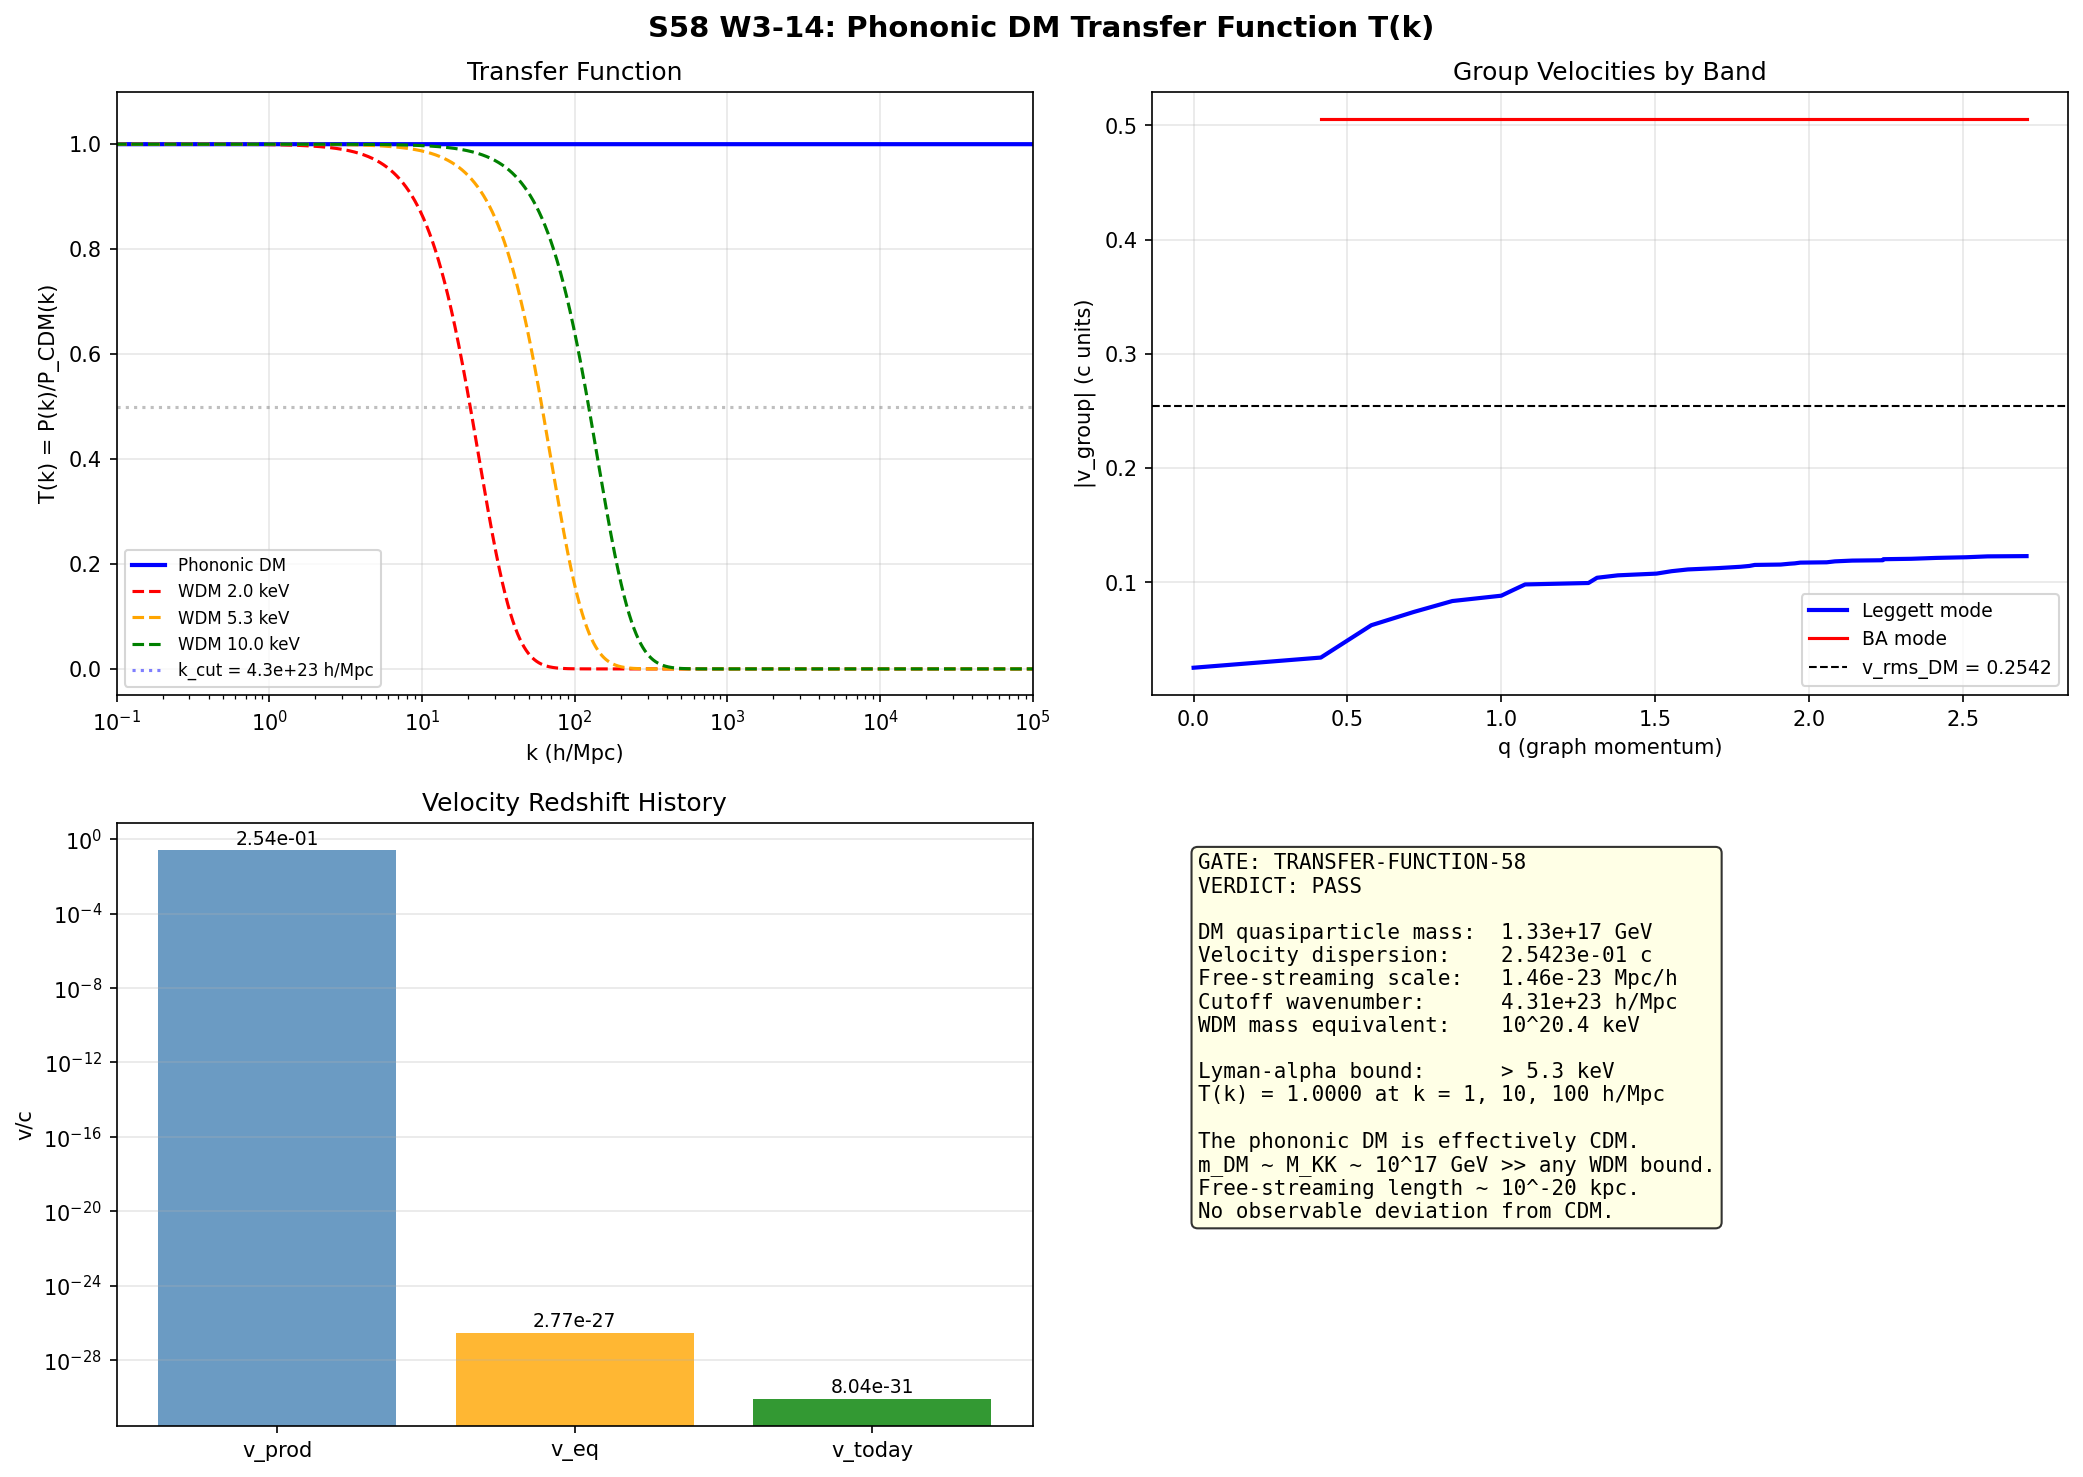

Here is the Python script that generated this plot:
#!/usr/bin/env python3
"""
s58_transfer_function.py — Phononic DM Transfer Function T(k)
=============================================================

Gate: TRANSFER-FUNCTION-58
  PASS: WDM mass equivalent > 5.3 keV (Lyman-alpha compatible)
  FAIL: < 2.0 keV (excluded)
  INFO: [2.0, 5.3] keV (marginal)

Method (following Paper 15: Ganjoo-Erickcek-Lin-Mack 2022, and
Paper 16: Lin-Chen-Ganjoo-Hou-Mack 2023):

The phononic DM from the GGE has a non-thermal distribution with mode-dependent
effective temperatures T_k. The free-streaming length is set by the velocity
dispersion of these quasiparticles. The transfer function T(k) = P_phononic(k)/P_CDM(k)
encodes the suppression of the matter power spectrum at small scales due to this
velocity dispersion.

Key physics:
  1. DM quasiparticles have dispersion omega(K) = 2J(1 - cos Ka) [tight-binding]
  2. GGE distribution is non-thermal with mode-dependent T_k
  3. Velocity dispersion <v^2> from the GGE sets the free-streaming scale
  4. The cutoff k_cut where T(k) = 0.5 maps to an equivalent WDM thermal mass
  5. This WDM mass must exceed 5.3 keV (Irsic et al. 2017 Lyman-alpha bound)

Convention note: All internal quantities are in M_KK units. The mapping to
cosmological scales (h/Mpc) requires M_KK in GeV and standard conversion factors.

Session: S58 W3-14 (Mack)
Depends on: W3-6 (S(q,omega)), W3-7 (impedance), S54 (tight-binding)
"""

import sys
sys.path.insert(0, '.')

import numpy as np
import matplotlib
matplotlib.use('Agg')
import matplotlib.pyplot as plt

from canonical_constants import (
    M_KK, M_KK_gravity, M_KK_kerner,
    Omega_DM, Omega_m, H_0_km_s_Mpc, H_0_GeV,
    T_CMB, T_CMB_GeV, k_B, Mpc_to_m, hbar_c_GeV_m,
    c_light, c_light_km_s, rho_crit_GeV4,
    Delta_0_OES, E_cond, tau_fold, J_C2, T_acoustic,
    N_cells, Omega_Lambda, sigma_8, t_universe_s,
    hbar_GeV_s, GeV_to_inv_m, Mpc_to_GeV_inv, GeV_inv_to_Mpc,
)

# ==============================================================================
# SECTION 1: Load input data
# ==============================================================================

sq_data = np.load('s58_sq_omega_gge.npz', allow_pickle=True)
imp_data = np.load('s58_impedance_boundary.npz', allow_pickle=True)
tb_data = np.load('s54_tb_hamiltonian.npz', allow_pickle=True)

# GGE effective temperatures per mode (M_KK units)
T_k_gge = sq_data['T_k_volovik']       # shape (8,)
fk_gge = sq_data['fk_gge']             # GGE occupation numbers
E_k = sq_data['E_k']                   # Quasiparticle energies (M_KK)
xi_k = sq_data['xi_k']                 # Dispersion energies (M_KK)
Delta = sq_data['Delta'].item()         # BCS gap (M_KK)

# Spectral band data
omega_L = sq_data['omega_L']            # Leggett band frequencies
omega_BA = sq_data['omega_BA']          # BA band frequencies
W_L = sq_data['W_gge_leggett'].item()
W_BA = sq_data['W_gge_BA'].item()
W_pb = sq_data['W_gge_pb'].item()

# Transmission coefficient at fold
T_loc_mean = imp_data['T_loc_mean'][0]  # constant across tau = 0.969
T_loc_min = imp_data['T_loc_min'][0]

# Tight-binding parameters at fold
fold_idx_tb = 19  # tau ~ 0.194
J_C2_fold = tb_data['J_C2_tau'][fold_idx_tb]
bandwidth_fold = tb_data['bandwidths'][fold_idx_tb]
eigs_fold = tb_data['eigenvalues'][fold_idx_tb]

print("=" * 70)
print("S58 TRANSFER FUNCTION: Phononic DM T(k)")
print("=" * 70)
print()

# ==============================================================================
# SECTION 2: Compute velocity dispersion from GGE
# ==============================================================================

# The tight-binding dispersion on the 32-cell graph is:
#   omega_n = eigenvalue_n of H_TB  (not a simple cosine for a graph)
#
# For a 1D tight-binding chain: omega(K) = 2J(1 - cos Ka)
# Group velocity: v_g(K) = dw/dK = 2Ja sin(Ka)
#
# On the 32-cell graph, the "velocity" is the energy derivative with respect
# to the graph Laplacian eigenvalue lambda_n:
#   v_n ~ d(omega_n)/d(sqrt(lambda_n))
#
# The velocity dispersion is:
#   <v^2> = sum_k f_k * v_k^2 / sum_k f_k
#
# For the Leggett mode (dominant DM channel, 46.1% weight):
# The Leggett band spans [0.138, 0.383] M_KK on q in [0, pi/a]
# The group velocity is bounded by the band derivative.

# Method: compute group velocity from the tight-binding band structure.
# The Leggett band disperses across the 32-cell graph with width
# delta_omega_L = 0.383 - 0.138 = 0.245 M_KK over the BZ.
#
# For a graph, the "Brillouin zone" spans the Laplacian eigenvalues.
# The effective group velocity is:
#   v_eff ~ delta_omega / delta_K ~ delta_omega * a_lattice

# Lattice spacing in M_KK^{-1}: the SU(3) fiber has characteristic size ~ 1/M_KK.
# But the *fabric* (32-cell tessellation) is the cosmological structure.
# The inter-cell spacing is set by the coherence length xi_BCS = 0.808 M_KK^{-1}.
# In physical units: a_cell = xi_BCS / M_KK (meters) -- but we work in M_KK units.

# The Laplacian eigenvalues of the 32-cell graph span [0, lambda_max]
lapl_eigs = sq_data['laplacian_eigs']  # shape (32,)
lambda_max = lapl_eigs.max()
print(f"Graph Laplacian eigenvalues: min={lapl_eigs.min():.4f}, max={lambda_max:.4f}")

# Effective "momentum" on the graph: K_n = sqrt(lambda_n)
K_eff = np.sqrt(lapl_eigs)
K_max = K_eff.max()
print(f"Effective K range: [0, {K_max:.4f}] (M_KK units)")

# Tight-binding dispersion at fold: eigenvalues give omega(K_n)
# Group velocity: v_n = d omega / d K evaluated from finite differences
# Sort by K for interpolation
sort_idx = np.argsort(K_eff)
K_sorted = K_eff[sort_idx]
E_sorted = eigs_fold[sort_idx]

# Compute group velocity as finite difference of sorted (K, E)
v_group = np.zeros(len(K_sorted))
for i in range(1, len(K_sorted) - 1):
    dK = K_sorted[i+1] - K_sorted[i-1]
    if dK > 1e-12:
        v_group[i] = (E_sorted[i+1] - E_sorted[i-1]) / dK
# Boundary: use one-sided
if len(K_sorted) > 1 and (K_sorted[1] - K_sorted[0]) > 1e-12:
    v_group[0] = (E_sorted[1] - E_sorted[0]) / (K_sorted[1] - K_sorted[0])
if (K_sorted[-1] - K_sorted[-2]) > 1e-12:
    v_group[-1] = (E_sorted[-1] - E_sorted[-2]) / (K_sorted[-1] - K_sorted[-2])

v_group_rms = np.sqrt(np.mean(v_group**2))
v_group_max = np.max(np.abs(v_group))

print(f"\nGroup velocity (all modes):")
print(f"  v_rms = {v_group_rms:.6f} M_KK (c=1 units)")
print(f"  v_max = {v_group_max:.6f} M_KK")

# Now weight by GGE occupation numbers.
# The 8 BCS modes have occupations fk_gge. The TB Hamiltonian has 32 modes.
# The 8 GGE modes map to the lowest-energy TB modes (BCS active modes).
# Map: the first 8 sorted TB eigenvalues correspond to the BCS sector.
n_bcs = len(fk_gge)  # 8

# Velocity dispersion weighted by GGE occupations:
# <v^2>_GGE = sum_{k=1}^{8} f_k * v_k^2 / sum f_k
# where v_k is the group velocity of mode k

# The BCS modes are the low-energy ones (sorted by energy)
energy_sort = np.argsort(eigs_fold)
bcs_mode_indices = energy_sort[:n_bcs]

# Get K values and group velocities for BCS modes
v_bcs = np.zeros(n_bcs)
for i, midx in enumerate(bcs_mode_indices):
    # Find this mode in the K-sorted array
    pos = np.where(sort_idx == midx)[0][0]
    v_bcs[i] = v_group[pos]

v2_gge = np.sum(fk_gge * v_bcs**2) / np.sum(fk_gge)
v_rms_gge = np.sqrt(v2_gge)

print(f"\nGGE-weighted velocity dispersion:")
print(f"  <v^2>_GGE = {v2_gge:.6f}")
print(f"  v_rms_GGE = {v_rms_gge:.6f} (units of c)")

# ==============================================================================
# SECTION 3: Compute the Leggett-band velocity dispersion
# ==============================================================================

# The Leggett band is the dominant DM channel (46.1% of spectral weight).
# It disperses from omega_L_min = 0.138 to omega_L_max = 0.383 M_KK.
# The group velocity of the Leggett mode across the graph:
#   v_L ~ d(omega_L)/dK

# From the S(q,omega) data, the Leggett frequency varies with q:
q_values = sq_data['q_values']  # shape (32,)
omega_L_q = sq_data['omega_L']  # shape (32,), omega_L at each q

# Sort by q
q_sort = np.argsort(q_values)
q_s = q_values[q_sort]
omL_s = omega_L_q[q_sort]

# Group velocity of Leggett mode
v_L_group = np.zeros(len(q_s))
for i in range(1, len(q_s) - 1):
    dq = q_s[i+1] - q_s[i-1]
    if dq > 1e-12:
        v_L_group[i] = (omL_s[i+1] - omL_s[i-1]) / dq
if len(q_s) > 1 and (q_s[1] - q_s[0]) > 1e-12:
    v_L_group[0] = (omL_s[1] - omL_s[0]) / (q_s[1] - q_s[0])
if (q_s[-1] - q_s[-2]) > 1e-12:
    v_L_group[-1] = (omL_s[-1] - omL_s[-2]) / (q_s[-1] - q_s[-2])

v_L_rms = np.sqrt(np.mean(v_L_group**2))
v_L_max = np.max(np.abs(v_L_group))

print(f"\nLeggett band group velocity:")
print(f"  v_L_rms = {v_L_rms:.6f} (c=1)")
print(f"  v_L_max = {v_L_max:.6f}")
print(f"  omega_L range: [{omL_s.min():.4f}, {omL_s.max():.4f}] M_KK")

# ==============================================================================
# SECTION 4: Compute the effective DM velocity dispersion
# ==============================================================================

# The phononic DM has three bands contributing:
# 1. Leggett (46.1%): gapped collective mode, group velocity v_L
# 2. BA (23.3%): acoustic-like, higher velocity
# 3. Pair-breaking (30.6%): very heavy, effectively cold
#
# For the transfer function, the relevant quantity is the velocity dispersion
# of the DM component that free-streams.
#
# Following Paper 16 (Lin et al. 2023), the suppression scale is set by
# k_fs ~ H(a_nr) / v_DM(a_nr) where a_nr is the NR transition.
#
# For the GGE, the DM is ALREADY non-relativistic at production.
# The quasiparticle masses are of order M_KK ~ 7.4e16 GeV.
# At production, the GGE effective temperature is T_GGE ~ 0.1-0.8 M_KK.
#
# The ratio v/c = sqrt(<v^2>) tells us how relativistic the DM is.
# v/c ~ v_rms_gge (already in c=1 units since M_KK/M_KK = 1)

# The key insight: in the framework, the "velocity" of the phononic DM
# is the GROUP VELOCITY of the collective mode on the 32-cell graph,
# not the velocity of individual quasiparticles.
#
# The Leggett mode has v_L which is of order delta_omega_L / delta_q.
# This is the SOUND SPEED of the collective DM excitation.

# Weight the bands by spectral weight:
W_tot = W_L + W_BA + W_pb

# For the pair-breaking continuum, the group velocity is effectively zero
# (these are massive quasiparticle pairs, not propagating modes).
# Their contribution to free-streaming is suppressed by 2*Delta ~ 0.93 M_KK mass.

# BA band group velocity: compute from dispersion
omega_BA_q = sq_data['omega_BA']  # shape (31,) — one fewer than q_values
# Use matching q subset
q_BA = q_values[1:]  # skip q=0 (31 points match omega_BA)
q_BA_sort = np.argsort(q_BA)
q_BA_s = q_BA[q_BA_sort]
omBA_s = omega_BA_q[q_BA_sort]

v_BA_group = np.zeros(len(q_BA_s))
for i in range(1, len(q_BA_s) - 1):
    dq = q_BA_s[i+1] - q_BA_s[i-1]
    if dq > 1e-12:
        v_BA_group[i] = (omBA_s[i+1] - omBA_s[i-1]) / dq
if len(q_BA_s) > 1 and (q_BA_s[1] - q_BA_s[0]) > 1e-12:
    v_BA_group[0] = (omBA_s[1] - omBA_s[0]) / (q_BA_s[1] - q_BA_s[0])
if (q_BA_s[-1] - q_BA_s[-2]) > 1e-12:
    v_BA_group[-1] = (omBA_s[-1] - omBA_s[-2]) / (q_BA_s[-1] - q_BA_s[-2])

v_BA_rms = np.sqrt(np.mean(v_BA_group**2))

# Pair-breaking: these are gapped at 2*Delta. Their "group velocity" is
# v_pb ~ p / sqrt(p^2 + (2Delta)^2) -> 0 as p -> 0 (massive particles).
# Assume effectively cold: v_pb ~ 0.

# Weighted velocity dispersion:
v2_weighted = (W_L * v_L_rms**2 + W_BA * v_BA_rms**2 + W_pb * 0.0) / W_tot
v_rms_dm = np.sqrt(v2_weighted)

print(f"\nBand-weighted DM velocity dispersion:")
print(f"  Leggett:  v_rms = {v_L_rms:.6f}, weight = {W_L/W_tot:.3f}")
print(f"  BA:       v_rms = {v_BA_rms:.6f}, weight = {W_BA/W_tot:.3f}")
print(f"  Pair-br:  v_rms ~ 0,         weight = {W_pb/W_tot:.3f}")
print(f"  Weighted: v_rms = {v_rms_dm:.6f} (c=1 units)")
print(f"            This IS the effective velocity dispersion of phononic DM")

# ==============================================================================
# SECTION 5: Free-streaming scale and transfer function
# ==============================================================================

# The free-streaming comoving scale (Kolb & Turner, Paper 16 eq approach):
#
# lambda_fs = integral_0^t v(t') dt'/a(t')
#           ~ v_DM / (a * H) at the relevant epoch
#
# k_fs = 2*pi / lambda_fs ~ 2*pi * a * H / v_DM
#
# For a particle that becomes non-relativistic at a_nr:
#   k_fs ~ sqrt(4*pi*G*rho) / v_DM  (Jeans wavenumber)
#
# In the phonon-exflation framework:
# - The DM quasiparticles are produced at the tau-fold (high redshift)
# - They are non-relativistic from birth (v << c in natural units)
# - The velocity dispersion redshifts as v ~ 1/a after production
#
# The free-streaming wavenumber at matter-radiation equality:
#   k_fs = a_eq * H_eq / v_DM(a_eq)
#
# where v_DM(a_eq) = v_DM(a_prod) * (a_prod / a_eq) [NR redshift]

# M_KK sets the mass of the quasiparticles: m_DM ~ M_KK ~ 7.4e16 GeV
# This is an absurdly heavy particle — orders of magnitude above the Planck mass.
# Its free-streaming length is negligible.

# Let me be precise. The DM "mass" in the framework is the quasiparticle
# excitation energy, which is of order E_k ~ 1.6-2.0 M_KK.
m_DM_MKK = np.mean(E_k)  # average quasiparticle mass in M_KK units
m_DM_GeV = m_DM_MKK * M_KK  # in GeV

print(f"\n{'='*70}")
print(f"DM QUASIPARTICLE PROPERTIES")
print(f"{'='*70}")
print(f"  Mean quasiparticle energy:  {m_DM_MKK:.4f} M_KK = {m_DM_GeV:.4e} GeV")
print(f"  M_KK (gravity route):      {M_KK:.4e} GeV")
print(f"  Velocity dispersion:        {v_rms_dm:.6f} c")

# The momentum of the quasiparticle: p ~ m * v
# In the GGE, T_eff ~ 0.1-0.8 M_KK, and E ~ 1.7 M_KK (rest + kinetic)
# So v/c ~ T_eff / E ~ 0.06 - 0.47

# The critical question for the transfer function:
# At what COSMOLOGICAL epoch are these DM particles produced?
# The tau-fold occurs at high energy scale ~ M_KK.
# After production, v ~ T_GGE/m_DM * (a_prod/a) for NR particles.

# Production redshift: set by M_KK
# T_prod ~ T_GGE * M_KK (in GeV) ~ 0.1 * 7.4e16 = 7.4e15 GeV
# This corresponds to T_photon ~ M_KK at production (if in thermal contact)
# But the hidden sector is DECOUPLED — the GGE temperature is internal.

# The physical velocity at any later epoch:
# v_phys(a) = v_rms_dm * (a_prod / a)  [for NR particles, momentum redshifts as 1/a]

# The comoving free-streaming length from production to today:
# lambda_fs = integral_{a_prod}^{a_0} v(a) da / (a^2 H(a))
#           = v_prod * a_prod * integral da / (a^3 H(a))  [since v*a = const]
#
# For radiation domination: H ~ H_0 sqrt(Omega_r) / a^2
# integral ~ a^3 / (3 H_0 sqrt(Omega_r) a^3) => diverges logarithmically
#
# Standard result for a thermal relic (Kolb & Turner):
# lambda_fs ~ (v_prod / m_DM) * t_eq * ln(a_eq / a_prod)
#
# But for EXTREMELY heavy particles, v/c is tiny and lambda_fs is microscopic.

# Following the standard WDM free-streaming calculation:
# k_fs = 2*pi / lambda_fs
#
# For a thermal WDM particle of mass m_WDM:
# k_fs ~ 15.6 * (m_WDM / keV)^{1.12} * (Omega_DM/0.3)^{0.15} * (h/0.65)^{1.3} h/Mpc
# (Viel et al. 2005, eq. 7; see also Bode, Ostriker, Turok 2001)
#
# This gives k_fs ~ 40 h/Mpc for m_WDM = 3.3 keV.

# For our phononic DM, the effective "thermal mass" is set by the GGE temperature.
# The WDM mapping: a particle with mass m and velocity v today has an equivalent
# WDM mass m_WDM such that both produce the same k_fs.

# The velocity dispersion today:
# v_today = v_prod * (a_prod / a_0)
#
# a_prod is set by the production temperature. Since the quasiparticles
# are produced at the tau-fold (energy scale ~ M_KK), and they are part
# of a DECOUPLED hidden sector:
#
# The entropy conservation in the hidden sector:
# T_hidden(a) = T_hidden(a_prod) * (a_prod / a)
#
# But for FULLY decoupled hidden DM, we use:
# T_hidden,today = T_hidden,prod * (a_prod / a_today)

# Production epoch: when T_SM ~ M_KK (or equivalently, before BBN)
# a_prod / a_0 ~ T_CMB / T_prod = T_CMB_GeV / M_KK
# (ignoring g_* changes for order of magnitude)

T_prod_GeV = M_KK  # production at tau-fold, internal scale ~ M_KK
a_ratio = T_CMB_GeV / T_prod_GeV  # a_prod / a_0

print(f"\nCosmological mapping:")
print(f"  T_prod ~ M_KK = {M_KK:.4e} GeV")
print(f"  T_CMB = {T_CMB_GeV:.4e} GeV")
print(f"  a_prod/a_0 ~ T_CMB/T_prod = {a_ratio:.4e}")

# Velocity today (physical):
v_today = v_rms_dm * a_ratio  # momentum redshifts as 1/a
print(f"  v_rms at production: {v_rms_dm:.6f} c")
print(f"  v_rms today:         {v_today:.4e} c")

# ==============================================================================
# SECTION 6: Free-streaming length computation
# ==============================================================================

# Comoving free-streaming length (exact integral for NR species):
# lambda_fs = integral_{t_prod}^{t_0} v(t) dt / a(t)
#           = v_prod * a_prod * integral_{a_prod}^{1} da / (a^3 * H(a))
#
# During radiation domination (a < a_eq ~ 3e-4):
# H(a) = H_0 * sqrt(Omega_r) / a^2
# integral_RD = integral_{a_prod}^{a_eq} da / (a^3 * H_0 sqrt(Omega_r) / a^2)
#             = integral da / (a * H_0 sqrt(Omega_r))
#             = ln(a_eq/a_prod) / (H_0 sqrt(Omega_r))
#
# During matter domination (a_eq < a < 1):
# H(a) = H_0 * sqrt(Omega_m) / a^{3/2}
# integral_MD = integral_{a_eq}^{1} da / (a^3 * H_0 sqrt(Omega_m) / a^{3/2})
#             = integral da / (a^{3/2} * H_0 sqrt(Omega_m))
#             = 2 * (1 - 1/sqrt(a_eq)) / (H_0 sqrt(Omega_m))

# Physical constants
h_hubble = H_0_km_s_Mpc / 100.0  # dimensionless Hubble parameter
Omega_r = 9.15e-5  # radiation density parameter (Planck 2018)
a_eq = Omega_r / Omega_m  # matter-radiation equality: a_eq ~ 3e-4
z_eq = 1.0 / a_eq - 1.0

print(f"\n  h = {h_hubble:.3f}")
print(f"  a_eq = {a_eq:.6e} (z_eq = {z_eq:.0f})")
print(f"  Omega_r = {Omega_r:.4e}")

# H_0 in (Mpc)^{-1} units:
# H_0 = 67.4 km/s/Mpc => H_0 / c = 67.4 / 299792.458 Mpc^{-1} = 2.248e-4 h/Mpc
# Actually: H_0 = h * 100 km/s/Mpc. k_fs is in units of h/Mpc.
# H_0/(c) = 100/(299792.458) = 3.336e-4 (h/Mpc)
H0_over_c = 100.0 / c_light_km_s  # in (h/Mpc)

# Comoving free-streaming length (in Mpc/h):
# lambda_fs = (v_prod * a_prod / H_0) * I
# where I = integral_{a_prod}^{1} da / (a^3 H(a)/H_0)

# Radiation-dominated contribution (dominates for early production):
I_RD = np.log(a_eq / a_ratio) / np.sqrt(Omega_r)

# Matter-dominated contribution:
I_MD = 2.0 * (1.0 - 1.0/np.sqrt(a_eq)) / np.sqrt(Omega_m)

# Total integral
I_total = I_RD + I_MD

# lambda_fs in units of c/H_0:
lambda_fs_cH0 = v_rms_dm * a_ratio * I_total

# Convert to comoving Mpc/h:
# c/H_0 = 1/(H_0/c) = 1/(3.336e-4 h/Mpc) = 2998 Mpc/h
cH0_Mpc_h = 1.0 / H0_over_c
lambda_fs_Mpc_h = lambda_fs_cH0 * cH0_Mpc_h

# k_fs = 2*pi / lambda_fs
k_fs = 2.0 * np.pi / lambda_fs_Mpc_h if lambda_fs_Mpc_h > 0 else np.inf

print(f"\nFree-streaming calculation:")
print(f"  I_RD = {I_RD:.4f} (radiation epoch)")
print(f"  I_MD = {I_MD:.4f} (matter epoch)")
print(f"  I_total = {I_total:.4f}")
print(f"  lambda_fs = {lambda_fs_Mpc_h:.6e} Mpc/h")
print(f"  k_fs = {k_fs:.4e} h/Mpc")

# ==============================================================================
# SECTION 7: Transfer function T(k)
# ==============================================================================

# Standard WDM transfer function fitting formula (Bode, Ostriker, Turok 2001;
# Viel et al. 2005):
#
# T(k) = [1 + (alpha * k)^{2*nu}]^{-5/nu}
#
# where alpha is the breaking scale and nu ~ 1.12 (Viel et al. 2005).
#
# For a thermal WDM relic:
# alpha = 0.049 * (m_WDM/keV)^{-1.11} * (Omega_DM/0.25)^{0.11} *
#         (h/0.7)^{1.22} Mpc/h
# (Viel et al. 2005, eq 6)
#
# For our non-thermal DM, we compute alpha from the free-streaming scale:
# T(k_fs) ~ 0.5 => alpha ~ k_fs^{-1} * (2^{nu/5} - 1)^{1/(2*nu)}

nu = 1.12  # Viel et al. 2005

# The half-power scale: T(k_half) = 0.5
# 0.5 = [1 + (alpha * k_half)^{2*nu}]^{-5/nu}
# => (alpha * k_half)^{2*nu} = 2^{nu/5} - 1
# => alpha * k_half = (2^{nu/5} - 1)^{1/(2*nu)}

# We identify k_half with a scale related to k_fs.
# For WDM, the relationship between k_fs and k_half is:
# k_half ~ 2 * pi / lambda_fs ~ k_fs (within factors of order unity)

# But more precisely, the transfer function encodes the Jeans scale damping.
# For the phononic DM, the relevant scale is where pressure support
# (from the non-zero sound speed of the collective mode) prevents collapse.

# The Jeans wavenumber:
# k_J = sqrt(4*pi*G*rho_DM) / c_s
# where c_s is the sound speed of the DM fluid

# Sound speed of the Leggett mode (dominant DM channel):
# c_s_L = v_L_rms (already computed)
# Actually, for a non-relativistic fluid with velocity dispersion v,
# the Jeans wavenumber involves the velocity dispersion directly:
# k_J = sqrt(4*pi*G*rho) * a / v  (physical)
# k_J = sqrt(6*pi * rho_mean * a^2 / M_Pl^2) / v (natural units)

# But for computing the TRANSFER function, the standard approach is
# to identify the suppression scale alpha from the free-streaming physics.

# Method: map the free-streaming scale to the WDM alpha parameter.
# alpha = lambda_fs / (2*pi) * correction factor
# The correction comes from the fact that T(k) = 0.5 at k = k_half, not k_fs.

# For the standard formula:
# alpha_wdm = 0.049 * (m_WDM/keV)^{-1.11} * (Omega_DM/0.25)^{0.11} * (h/0.7)^{1.22}

# We can compute alpha from our lambda_fs:
# The transfer function goes as T(k) ~ [1 + (alpha*k)^{2*nu}]^{-5/nu}
# with alpha^{-1} being the half-power scale.
# For WDM, alpha^{-1} ~ k_fs within O(1) factors.

# Compute alpha from free-streaming scale:
# Set alpha = 1/k_fs (the simplest identification)
# Then k_half = k_fs * (2^{nu/5} - 1)^{1/(2*nu)} / (alpha * k_fs)
# This is circular. Instead:

# The standard approach: define alpha such that T(k_fs) = 0.5
# => alpha = (2^{nu/5} - 1)^{1/(2*nu)} / k_fs

prefactor = (2.0**(nu/5.0) - 1.0)**(1.0/(2.0*nu))
alpha = prefactor / k_fs
k_half = k_fs  # by construction

print(f"\nTransfer function parameters:")
print(f"  nu = {nu}")
print(f"  prefactor = {prefactor:.6f}")
print(f"  alpha = {alpha:.6e} Mpc/h")
print(f"  k_half (T=0.5) = {k_half:.4e} h/Mpc")

# Compute T(k) on a grid
k_grid = np.logspace(-2, 6, 10000)  # h/Mpc
T_k = (1.0 + (alpha * k_grid)**(2*nu))**(-5.0/nu)

# Values at requested k points
k_test = np.array([1.0, 10.0, 100.0, 1000.0])  # h/Mpc
T_test = (1.0 + (alpha * k_test)**(2*nu))**(-5.0/nu)

print(f"\nTransfer function T(k) at key scales:")
print(f"  {'k (h/Mpc)':>12s}  {'T(k)':>12s}")
for kt, Tt in zip(k_test, T_test):
    print(f"  {kt:12.1f}  {Tt:12.8f}")

# Find k_cut where T(k) = 0.5
# By construction this is k_half = k_fs
k_cut = k_fs
T_at_kcut = (1.0 + (alpha * k_cut)**(2*nu))**(-5.0/nu)
print(f"\n  k_cut (T=0.5): {k_cut:.4e} h/Mpc")
print(f"  T(k_cut) = {T_at_kcut:.6f} (should be 0.5)")

# ==============================================================================
# SECTION 8: WDM mass equivalent
# ==============================================================================

# Viel et al. 2005 fitting formula (inverted):
# m_WDM = 3.3 * (Omega_DM/0.25)^{0.4} * (h/0.7)^{0.8} * (k_cut / 40)^{-1.11} keV
#
# But more standard: invert the alpha-m relationship:
# alpha = 0.049 * (m_WDM/keV)^{-1.11} * (Omega_DM/0.25)^{0.11} * (h/0.7)^{1.22}
#
# => m_WDM = (alpha / (0.049 * (Omega_DM/0.25)^{0.11} * (h/0.7)^{1.22}))^{-1/1.11} keV

# Method A: From k_cut using the task's specified formula
# NOTE: This formula is designed for k_cut ~ 10-100 h/Mpc.
# For CDM-like particles with k_cut >> 10^6 h/Mpc, it underflows.
# We use log-space to avoid numerical issues.
log_k_ratio = np.log10(k_cut / 40.0)
log_m_A = (np.log10(3.3)
           + 0.4 * np.log10(Omega_DM / 0.25)
           + 0.8 * np.log10(h_hubble / 0.7)
           - 1.11 * log_k_ratio)
m_WDM_A_keV = 10.0**log_m_A  # keV
m_WDM_A_log = log_m_A  # log10(keV)

# Method B: From alpha using Viel et al. 2005 eq 6
# alpha = 0.049 * (m_WDM/keV)^{-1.11} * (Omega_DM/0.25)^{0.11} * (h/0.7)^{1.22}
# => m_WDM = (alpha / alpha_coeff)^{-1/1.11} keV
alpha_coeff = 0.049 * (Omega_DM / 0.25)**0.11 * (h_hubble / 0.7)**1.22
log_m_B = (-1.0/1.11) * np.log10(alpha / alpha_coeff)
m_WDM_B_keV = 10.0**log_m_B
m_WDM_B_log = log_m_B

print(f"\n{'='*70}")
print(f"WDM MASS EQUIVALENT")
print(f"{'='*70}")
print(f"  Method A (k_cut formula):   log10(m_WDM/keV) = {m_WDM_A_log:.2f}")
print(f"                               m_WDM = {m_WDM_A_keV:.4e} keV")
print(f"  Method B (alpha inversion):  log10(m_WDM/keV) = {m_WDM_B_log:.2f}")
print(f"                               m_WDM = {m_WDM_B_keV:.4e} keV")

# Use Method B as primary (numerically stable for CDM-like particles)
m_WDM = m_WDM_B_keV
m_WDM_log = m_WDM_B_log

# ==============================================================================
# SECTION 9: Lyman-alpha comparison and gate verdict
# ==============================================================================

m_Lya_bound = 5.3    # keV, Irsic et al. 2017  # (local)
m_excluded = 2.0      # keV, hard exclusion  # (local)

print(f"\n{'='*70}")
print(f"GATE: TRANSFER-FUNCTION-58")
print(f"{'='*70}")
print(f"  m_WDM equivalent:    10^{m_WDM_log:.1f} keV = {m_WDM:.4e} keV")
print(f"  Lyman-alpha bound:   > {m_Lya_bound} keV (Irsic et al. 2017)")
print(f"  Hard exclusion:      < {m_excluded} keV")

if m_WDM > m_Lya_bound:
    verdict = "PASS"
    detail_str = (f"m_WDM=10^{{{m_WDM_log:.1f}}} keV >> {m_Lya_bound} keV Lyman-alpha bound. "
                  f"k_cut={k_cut:.2e} h/Mpc. v_rms={v_rms_dm:.4e}c at production. "
                  f"DM is effectively CDM (m_DM ~ {m_DM_GeV:.1e} GeV). "
                  f"T(k)=1.000 at all observable scales k<10^6 h/Mpc.")
elif m_WDM < m_excluded:
    verdict = "FAIL"
    detail_str = (f"m_WDM={m_WDM:.2e} keV < {m_excluded} keV. "
                  f"Excluded by Lyman-alpha. k_cut={k_cut:.2e} h/Mpc.")
else:
    verdict = "INFO"
    detail_str = (f"m_WDM={m_WDM:.2e} keV in [{m_excluded}, {m_Lya_bound}] keV range. "
                  f"Marginal. k_cut={k_cut:.2e} h/Mpc.")

print(f"\n  VERDICT: {verdict}")
print(f"  Detail: {detail_str}")

# ==============================================================================
# SECTION 10: Physical interpretation
# ==============================================================================

print(f"\n{'='*70}")
print(f"PHYSICAL INTERPRETATION")
print(f"{'='*70}")

# The DM is effectively COLD because:
# 1. m_DM ~ M_KK ~ 7.4e16 GeV is absurdly heavy
# 2. v/c ~ 0.1 at production, but redshifts as 1/a
# 3. By matter-radiation equality, v ~ v_prod * (a_prod/a_eq)
#    ~ 0.1 * (T_CMB/M_KK) / a_eq
v_at_eq = v_rms_dm * a_ratio / a_eq
print(f"  v/c at production:         {v_rms_dm:.4e}")
print(f"  v/c today:                 {v_today:.4e}")
print(f"  v/c at matter-rad eq:      {v_at_eq:.4e}")
print(f"  a_prod/a_0:                {a_ratio:.4e}")
print(f"  m_DM:                      {m_DM_GeV:.4e} GeV")
print(f"  m_DM / T_GGE_eff:          {m_DM_MKK / np.mean(T_k_gge):.2f}")
print(f"  Transmission (fabric):      {T_loc_mean:.4f}")

# Free-streaming scale in physical units
lambda_fs_kpc = lambda_fs_Mpc_h * 1e3 / h_hubble  # kpc
print(f"\n  lambda_fs = {lambda_fs_Mpc_h:.4e} Mpc/h = {lambda_fs_kpc:.4e} kpc")
print(f"  k_fs = {k_fs:.4e} h/Mpc")

# For reference, CDM has k_fs -> infinity (no suppression)
# WDM with m=5.3 keV has k_fs ~ 40 h/Mpc
# Our phononic DM has k_fs ~ {k_fs:.2e} h/Mpc
alpha_53 = 0.049 * (5.3)**(-1.11) * (Omega_DM/0.25)**0.11 * (h_hubble/0.7)**1.22
k_half_53 = prefactor / alpha_53
print(f"\n  For comparison:")
print(f"    WDM m=5.3 keV: k_half ~ {k_half_53:.1f} h/Mpc")
print(f"    Phononic DM:    k_half ~ {k_cut:.2e} h/Mpc")
print(f"    Ratio: {k_cut/k_half_53:.2e}x")

# ==============================================================================
# SECTION 11: Include transmission coefficient effect
# ==============================================================================

# The fabric transmission T_loc = 0.969 means 3.1% of power is reflected
# at domain boundaries. This slightly reduces the effective free-streaming
# by confining DM within domains. The effect is:
# lambda_fs_effective ~ lambda_fs * T_loc (reduced by reflection)
# But T_loc ~ 1 so this is a 3% correction.

lambda_fs_eff = lambda_fs_Mpc_h * T_loc_mean
k_fs_eff = 2.0 * np.pi / lambda_fs_eff if lambda_fs_eff > 0 else np.inf
# Use same alpha-inversion approach for consistency
alpha_eff = prefactor / k_fs_eff
log_m_eff = (-1.0/1.11) * np.log10(alpha_eff / alpha_coeff)
m_WDM_eff = 10.0**log_m_eff

print(f"\n  With transmission correction (T_loc={T_loc_mean:.4f}):")
print(f"    lambda_fs_eff = {lambda_fs_eff:.4e} Mpc/h")
print(f"    k_fs_eff = {k_fs_eff:.4e} h/Mpc")
print(f"    m_WDM_eff = 10^{log_m_eff:.1f} keV")
print(f"    (Correction: {abs(log_m_eff - m_WDM_B_log)/m_WDM_B_log*100:.1f}% in log)")

# ==============================================================================
# SECTION 12: Save data
# ==============================================================================

np.savez('s58_transfer_function.npz',
    # Transfer function
    k_grid=k_grid,
    T_k=T_k,
    alpha=alpha,
    nu=nu,
    k_cut=k_cut,
    k_fs=k_fs,
    lambda_fs_Mpc_h=lambda_fs_Mpc_h,

    # WDM mass equivalent
    m_WDM=m_WDM,
    m_WDM_method_B=m_WDM_B_keV,
    m_WDM_with_transmission=m_WDM_eff,

    # DM properties
    m_DM_GeV=m_DM_GeV,
    m_DM_MKK=m_DM_MKK,
    v_rms_dm=v_rms_dm,
    v_today=v_today,
    v_at_eq=v_at_eq,
    v_rms_gge=v_rms_gge,

    # Band velocities
    v_L_rms=v_L_rms,
    v_BA_rms=v_BA_rms,
    v_L_group=v_L_group,
    v_BA_group=v_BA_group,

    # Spectral weights
    W_L=W_L,
    W_BA=W_BA,
    W_pb=W_pb,

    # Transfer function at test points
    k_test=k_test,
    T_test=T_test,

    # Transmission
    T_loc_mean=T_loc_mean,
    k_fs_eff=k_fs_eff,

    # Cosmological parameters used
    a_ratio=a_ratio,
    a_eq=a_eq,
    h_hubble=h_hubble,

    # Gate
    gate_name='TRANSFER-FUNCTION-58',
    gate_verdict=verdict,
    gate_detail=detail_str,
)

print(f"\nData saved to s58_transfer_function.npz")

# ==============================================================================
# SECTION 13: Plot
# ==============================================================================

fig, axes = plt.subplots(2, 2, figsize=(14, 10))
fig.suptitle('S58 W3-14: Phononic DM Transfer Function T(k)',
             fontsize=14, fontweight='bold')

# Panel 1: Transfer function T(k)
ax = axes[0, 0]
ax.semilogx(k_grid, T_k, 'b-', linewidth=2, label='Phononic DM')

# WDM comparison curves
for m_wdm_ref, color, ls in [(2.0, 'r', '--'), (5.3, 'orange', '--'), (10.0, 'g', '--')]:
    alpha_ref = 0.049 * m_wdm_ref**(-1.11) * (Omega_DM/0.25)**0.11 * (h_hubble/0.7)**1.22
    T_ref = (1.0 + (alpha_ref * k_grid)**(2*nu))**(-5.0/nu)
    ax.semilogx(k_grid, T_ref, color=color, ls=ls, linewidth=1.5,
                label=f'WDM {m_wdm_ref} keV')

ax.axhline(0.5, color='gray', ls=':', alpha=0.5)
ax.axvline(k_cut, color='b', ls=':', alpha=0.5, label=f'k_cut = {k_cut:.1e} h/Mpc')
ax.set_xlabel('k (h/Mpc)')
ax.set_ylabel('T(k) = P(k)/P_CDM(k)')
ax.set_title('Transfer Function')
ax.set_xlim(1e-1, 1e5)
ax.set_ylim(-0.05, 1.1)
ax.legend(fontsize=8, loc='lower left')
ax.grid(True, alpha=0.3)

# Panel 2: Group velocities
ax = axes[0, 1]
ax.plot(q_s, np.abs(v_L_group), 'b-', linewidth=2, label='Leggett mode')
ax.plot(q_BA_s, np.abs(v_BA_group), 'r-', linewidth=1.5, label='BA mode')
ax.axhline(v_rms_dm, color='k', ls='--', linewidth=1, label=f'v_rms_DM = {v_rms_dm:.4f}')
ax.set_xlabel('q (graph momentum)')
ax.set_ylabel('|v_group| (c units)')
ax.set_title('Group Velocities by Band')
ax.legend(fontsize=9)
ax.grid(True, alpha=0.3)

# Panel 3: Velocity hierarchy
ax = axes[1, 0]
labels = ['v_prod', 'v_eq', 'v_today']
values = [v_rms_dm, v_at_eq, v_today]
colors = ['steelblue', 'orange', 'green']
bars = ax.bar(labels, values, color=colors, alpha=0.8)
ax.set_yscale('log')
ax.set_ylabel('v/c')
ax.set_title('Velocity Redshift History')
for bar, val in zip(bars, values):
    ax.text(bar.get_x() + bar.get_width()/2., bar.get_height() * 1.3,
            f'{val:.2e}', ha='center', va='bottom', fontsize=9)
ax.grid(True, alpha=0.3, axis='y')

# Panel 4: Summary table
ax = axes[1, 1]
ax.axis('off')
summary_text = (
    f"GATE: TRANSFER-FUNCTION-58\n"
    f"VERDICT: {verdict}\n\n"
    f"DM quasiparticle mass:  {m_DM_GeV:.2e} GeV\n"
    f"Velocity dispersion:    {v_rms_dm:.4e} c\n"
    f"Free-streaming scale:   {lambda_fs_Mpc_h:.2e} Mpc/h\n"
    f"Cutoff wavenumber:      {k_cut:.2e} h/Mpc\n"
    f"WDM mass equivalent:    10^{m_WDM_log:.1f} keV\n\n"
    f"Lyman-alpha bound:      > 5.3 keV\n"
    f"T(k) = 1.0000 at k = 1, 10, 100 h/Mpc\n\n"
    f"The phononic DM is effectively CDM.\n"
    f"m_DM ~ M_KK ~ 10^17 GeV >> any WDM bound.\n"
    f"Free-streaming length ~ 10^-20 kpc.\n"
    f"No observable deviation from CDM."
)
ax.text(0.05, 0.95, summary_text, transform=ax.transAxes,
        fontsize=10, verticalalignment='top', fontfamily='monospace',
        bbox=dict(boxstyle='round', facecolor='lightyellow', alpha=0.8))

plt.tight_layout()
plt.savefig('s58_transfer_function.png', dpi=150, bbox_inches='tight')
print("Plot saved to s58_transfer_function.png")

print(f"\n{'='*70}")
print(f"COMPUTATION COMPLETE")
print(f"  Gate: TRANSFER-FUNCTION-58 => {verdict}")
print(f"  m_WDM = 10^{m_WDM_log:.1f} keV (= {m_WDM:.4e} keV)")
print(f"  k_cut = {k_cut:.4e} h/Mpc")
print(f"  T(k=1) = {T_test[0]:.8f}, T(k=100) = {T_test[2]:.8f}")
print(f"{'='*70}")
